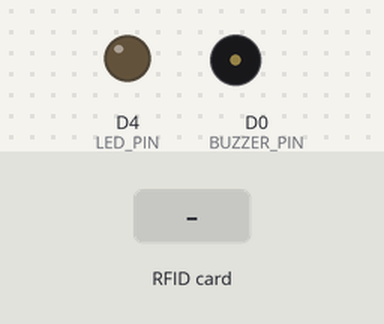
Recording of a sketch running on a simulated ESP8266 (NodeMCU). Shown: output pins drawn as LEDs (lit = HIGH), buzzer (waves = sounding, pin HIGH). Inputs (shaded band) come from the test bench. WiFi joins after 1.5 s; servers stay silent unless stated; uploads are accepted with an empty reply; what the sketch prints to the serial monitor is not drawn.

Above: at 2.7 s.
2.8 s: RFID card 5E 7A 19 C4 held to the reader
At 3.4 s:
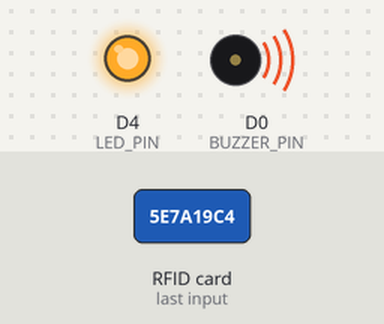
At 3.9 s:
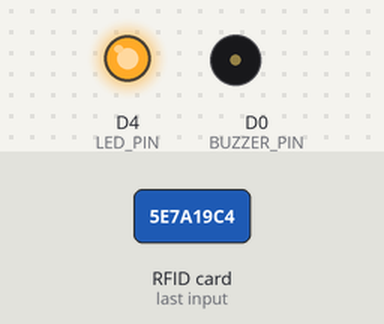
Timing chart, 0 to 5.8 s (numbered marks = the images above; inputs shaded):
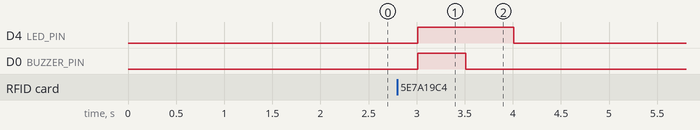

Measured:
- after the input at 2.8 s, D4 (LED_PIN): LOW → HIGH after 0.21 s, → LOW 1.0 s later; D0 (BUZZER_PIN): LOW → HIGH after 0.21 s, → LOW 0.50 s later

The sketch:

SendData.ino
```cpp
// filepath: /RFID_Attendance_System/RFID_Attendance_System/SendData/SendData.ino
#include <ESP8266WiFi.h>
#include <ESP8266HTTPClient.h>
#include <WiFiClientSecure.h>
#include <SPI.h>
#include <MFRC522.h>

#define SS_PIN D2  // RFID SS pin
#define RST_PIN D1 // RFID RST pin
#define LED_PIN D4 // LED pin
#define BUZZER_PIN D0 // Buzzer pin
#define WIFI_SSID "HUAWEI-2.4G-64Md"
#define WIFI_PASS "SnoopY07"
#define SERVER_URL "https://techtracknet.site/record_attendance.php"

WiFiClientSecure client;
MFRC522 mfrc522(SS_PIN, RST_PIN);

void setup() {
    Serial.begin(115200);
    SPI.begin();
    mfrc522.PCD_Init();

    pinMode(LED_PIN, OUTPUT); // Set LED pin as output
    pinMode(BUZZER_PIN, OUTPUT); // Set Buzzer pin as output
    digitalWrite(LED_PIN, LOW); // Ensure LED is off initially
    digitalWrite(BUZZER_PIN, LOW); // Ensure Buzzer is off initially

    WiFi.begin(WIFI_SSID, WIFI_PASS);
    while (WiFi.status() != WL_CONNECTED) {
        delay(500);
        Serial.print(".");
    }
    Serial.println("\nWiFi Connected!");

    client.setInsecure();
}

void loop() {
    if (!mfrc522.PICC_IsNewCardPresent() || !mfrc522.PICC_ReadCardSerial()) {
        return;
    }

    String rfidTag = "";
    for (byte i = 0; i < mfrc522.uid.size; i++) {
        rfidTag += String(mfrc522.uid.uidByte[i], DEC);
    }

    Serial.print("Scanned RFID: ");
    Serial.println(rfidTag);

    if (WiFi.status() == WL_CONNECTED) {
        HTTPClient https;
        https.begin(client, SERVER_URL);
        https.addHeader("Content-Type", "application/x-www-form-urlencoded");

        String postData = "rfid_tag=" + rfidTag;
        int httpResponseCode = https.POST(postData);

        if (httpResponseCode > 0) {
            Serial.print("Server Response: ");
            Serial.println(https.getString());

            // Turn on the LED and beep the buzzer when a response is received
            digitalWrite(LED_PIN, HIGH);
            digitalWrite(BUZZER_PIN, HIGH); // Turn on the buzzer
            delay(500); // Beep for 500ms
            digitalWrite(BUZZER_PIN, LOW); // Turn off the buzzer
            delay(500); // Keep the LED on for an additional 500ms
            digitalWrite(LED_PIN, LOW); // Turn off the LED
        } else {
            Serial.print("Error sending data. Code: ");
            Serial.println(httpResponseCode);
        }

        https.end();
    }

    delay(2000);
}
```
